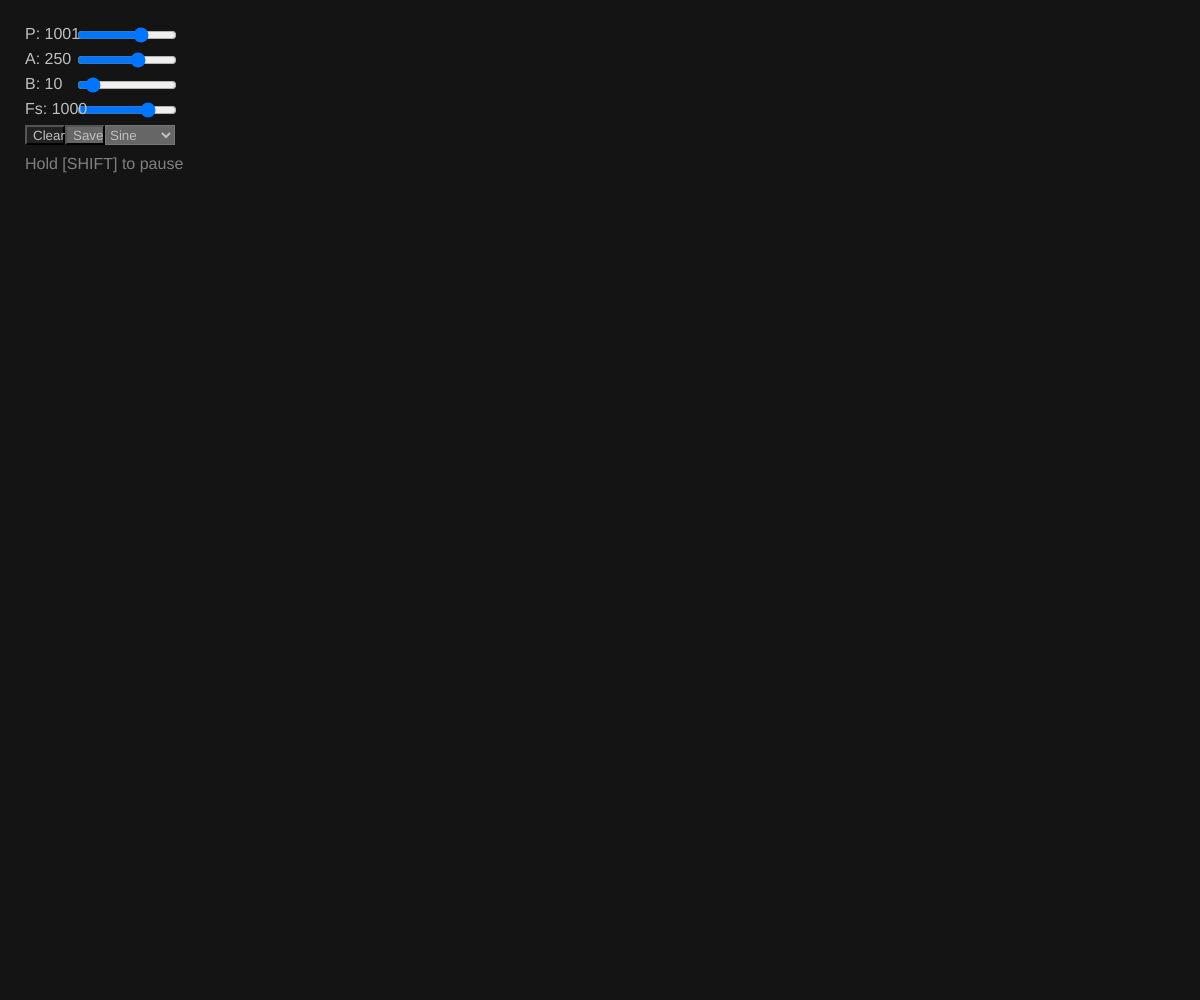
Frame 1 (no input)
Frame 60 (no input): identical to frame 1, image omitted
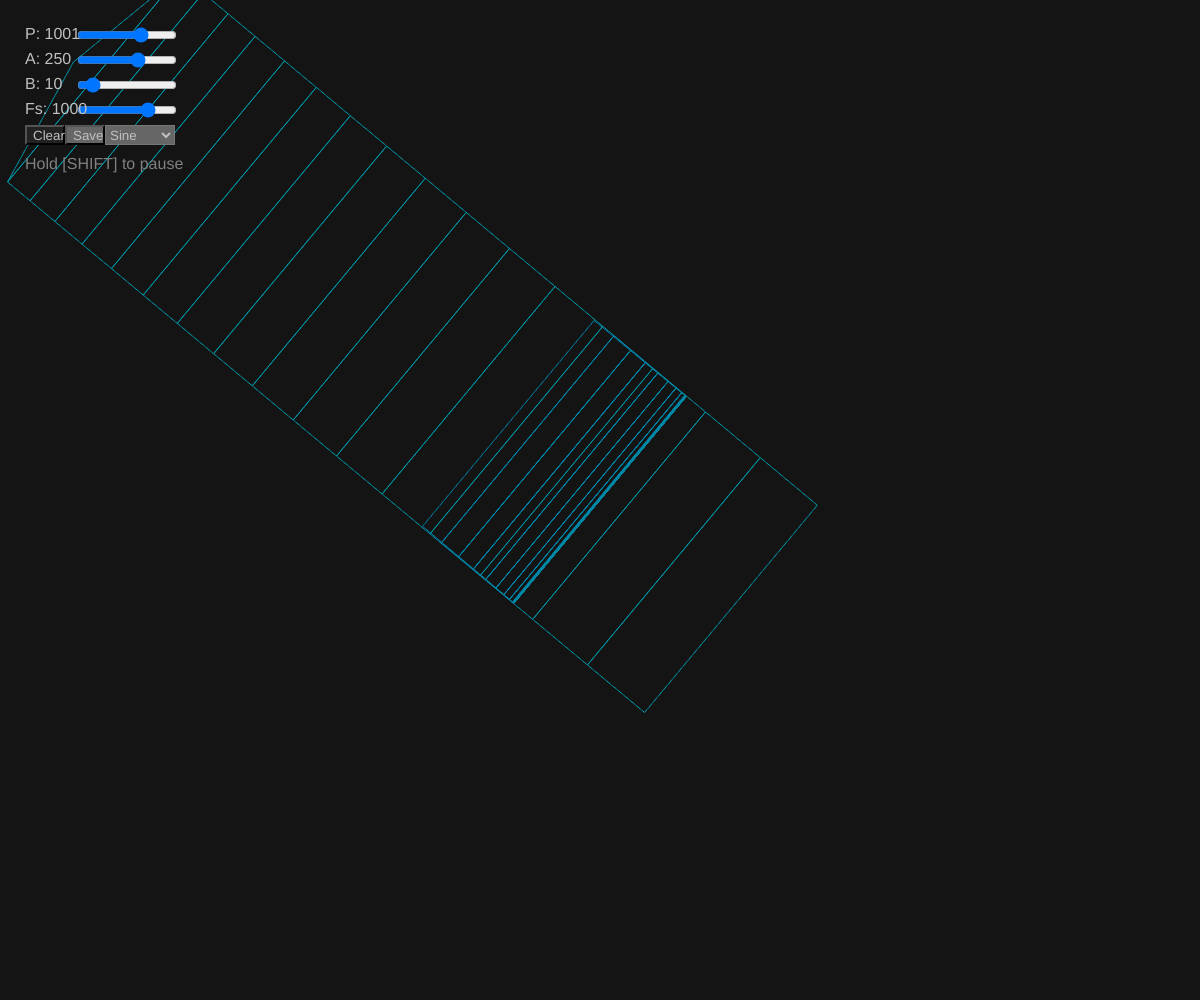
Frame 120 (the mouse pressed at the canvas centre since frame 60)

The p5.js sketch that drew these frames (run headless with seeded random() and noise() and a simulated clock; from frame 60 on, the mouse is pressed at the canvas centre):

// p5.js sketch
// ── sketch.js
/* ###### CONFIG ###### */
var period = 1000;
var amp = 250;
var base = 10;

var sFreq = 2000;

var hueRate = 180;

var mode = 0;

/* ###### ADVANCED ##### */
var debug = true;
var debugClr = true;

var mSmooth = 1;

/* ###### GLOBALS ###### */
var pdY, pdX, dY, dX, aX, aY, dT, m;
var hue = 0;
var reader;

var pause = false;

/* ##### MAIN CODE ##### */

function onDraw() { // Called 60 times a second
	colorMode(RGB);
	noStroke();
	fill(0, 0, 0, 127 * dT);
	rect(0, 0, windowWidth, windowHeight);

	colorMode(HSB);
	hue = (hue + 10 - random(20)) % 360;
	stroke(hue, 200, 127);
	//fill(hue, 200, 127);
}

function drawChunk(count) {
	// Clamp count to be safe
	console.log("Draw " + count);

	// Continue
	var n1 = new Array(count);
	var n2 = new Array(count);

	var mStart = m - dT * 1000;
	for (var i = 0; i <= count; i++) {
		var l = i / (count - 1);
		var lcos = sin(l * PI / 2);
		var tsim = mStart + (i / count * dT * 1000);

		var a = base + amp / 4 * (1 + envelope((tsim % period) / period * TWO_PI));

		var dir = new Vector2(lerp(pdX, dX, lcos), lerp(pdY, dY, lcos));
		dir.normalize();


		var lsq =  .5 * sq(l - .5);
		var x = lerp(pmouseX, mouseX, l) + aX * lsq;
		var y = lerp(pmouseY, mouseY, l) + aY * lsq;

		var center = new Vector2(x, y);

		n1[i] = new Vector2(center.x + a * dir.y, center.y - a * dir.x);
		n2[i] = new Vector2(center.x - a * dir.y, center.y + a * dir.x);
	}

	//colorMode(HSB);
	//fill(hue, 200, 127);
	// Draw quads
	for (var i = 1; i <= count; i++) {
		quad(n1[i - 1].x, n1[i - 1].y, n2[i - 1].x, n2[i - 1].y, n2[i].x, n2[i].y, n1[i].x, n1[i].y);
	}
}

function envelope(t) { // t goes from 0 to TWO_PI
	switch (mode) {
		case 0: // sine
		default:
			return cos(t);
			break;
		case 1: // Tan
			return tan(t) / 2; // Prevent infinite
			break;
		case 2: // square
			return t <= PI ? 1 : -1;
			break;
		case 3: // triangle
			return t <= PI ? -1 + t / HALF_PI : 1 - (t - PI) / HALF_PI;
			break;
		case 4: // saw
			return -1 + t / PI;
			break;
		case 5: // invsaw
			return 1 - t / PI;
			break;
		case 6: // random
			return random(-1, 1);
			break;
	}
}

/* ##################### */

function setup() {
	// Create window
	createCanvas(windowWidth, windowHeight);
	background(20);

	createDom();

	dY = 0;
	dX = 0;
	dT = 0;
	hue = 0;
	m = millis();

	__x = mouseX;
	__y = mouseY;

	colorMode(HSB);

	angleMode(RADIANS);

	smooth();
}

var _ts = 0;
var ct = 0;

function draw() {
	if (debugClr) console.clear();

	updateGlobals();

	if (keyIsDown(SHIFT)) return;

	onDraw();

	// Calculate rays to draw
	_ts += dT;
	var _cts = floor(_ts * sFreq);
	_ts -= _cts / sFreq;

	_cts = constrain(_cts, 0, 1000);

	if (sq(dX) + sq(dY) >= dT * dT) drawChunk(_cts);

	ct += _cts;

	if (debug) onDebug();
}


var __x, __y;

function updateGlobals() {
	pdY = dY;
	dT = (millis() - m) / 1000;
	pdX = dX;

	var __ms = mSmooth * dT;
	dY = (1 - __ms) * (mouseY - __y) + __ms * dY;
	dX = (1 - __ms) * (mouseX - __x) + __ms * dX;
	aX = dX - pdX;
	aY = dY - pdY;
	m = millis();

	__x = mouseX;
	__y = mouseY;

	hue = (hue + hueRate * dT) % 360;
}

/* ####### UTIL ######## */
function Vector2(x, y) {
	this.x = x;
	this.y = y;

	this.normalize = function() {
		if (this.x == 0 && this.y == 0) {
			return;
		}
		var m = this.magnitude();
		this.x /= m;
		this.y /= m;
	}

	this.magnitude = function() {
		return sqrt((x * x) + (y * y));
	}
}

/* ####### DOM ######### */

var periodLabel, ampLabel, baseLabel, sampleLabel, pauseLabel;
var periodSlider, ampSlider, baseSlider, sampleSlider;
var clearButton, saveButton;
var modeSelect;
var fpAdj = 300;

function createDom() {
	var sliderWidth;
	if (windowWidth * .075 < 100) sliderWidth = '100px';
	else sliderWidth = '7.5%';

	periodSlider = createSlider(fpAdj * log(10), fpAdj * log(10000), fpAdj * log(1000));
	periodSlider.position(75, 25);
	periodSlider.style('width', sliderWidth);
	periodSlider.changed(refreshVars);

	ampSlider = createSlider(0, 400, 250);
	ampSlider.position(75, 50);
	ampSlider.style('width', sliderWidth);
	ampSlider.changed(refreshVars);

	baseSlider = createSlider(0, 100, 10);
	baseSlider.position(75, 75);
	baseSlider.style('width', sliderWidth);
	baseSlider.changed(refreshVars);

	sampleSlider = createSlider(fpAdj * log(120), fpAdj * log(2000), fpAdj * log(1000));
	sampleSlider.position(75, 100);
	sampleSlider.style('width', sliderWidth);
	sampleSlider.changed(refreshVars);

	periodLabel = createSpan('');
	periodLabel.position(25, 25);
	periodLabel.style('font-size', 12);
	periodLabel.style('font-family', 'sans-serif');
	periodLabel.style('color', 'silver');

	ampLabel = createSpan('');
	ampLabel.position(25, 50);
	ampLabel.style('font-size', 12);
	ampLabel.style('font-family', 'sans-serif');
	ampLabel.style('color', 'silver');

	baseLabel = createSpan('');
	baseLabel.position(25, 75);
	baseLabel.style('font-size', 12);
	baseLabel.style('font-family', 'sans-serif');
	baseLabel.style('color', 'silver');

	sampleLabel = createSpan('');
	sampleLabel.position(25, 100);
	sampleLabel.style('font-size', 12);
	sampleLabel.style('font-family', 'sans-serif');
	sampleLabel.style('color', 'silver');

	pauseLabel = createSpan('Hold [SHIFT] to pause');
	pauseLabel.position(25, 155);
	pauseLabel.style('font-size', 12);
	pauseLabel.style('font-family', 'sans-serif');
	pauseLabel.style('color', 'grey');

	clearButton = createButton('Clear');
	clearButton.position(25, 125);
	clearButton.style('width', '40px');
	clearButton.style('height', '20px');
	clearButton.style('background', '#222');
	clearButton.style('color', 'silver');
	clearButton.mouseClicked(clearCanvas);

	saveButton = createButton('Save');
	saveButton.position(65, 125);
	saveButton.style('width', '40px');
	saveButton.style('height', '20px');
	saveButton.style('background', '#666');
	saveButton.style('color', 'silver');
	saveButton.mouseClicked(saveImage);

	modeSelect = createSelect();
	modeSelect.position(105, 125);
	modeSelect.option('Sine');
	modeSelect.option('Tan');
	modeSelect.option('Square');
	modeSelect.option('Triangle');
	modeSelect.option('Saw');
	modeSelect.option('InvSaw');
	modeSelect.option('Random');
	modeSelect.style('width', '70px');
	modeSelect.style('height', '20px');
	modeSelect.style('background', '#666');
	modeSelect.style('color', 'silver');
	modeSelect.changed(refreshVars);

	refreshVars();
}

function refreshVars() {
	period = exp(periodSlider.value() / fpAdj);
	amp = ampSlider.value();
	base = baseSlider.value();
	sFreq = exp(sampleSlider.value() / fpAdj);

	periodLabel.html('P: ' + round(period));
	ampLabel.html('A: ' + round(amp));
	baseLabel.html('B: ' + round(base));
	sampleLabel.html('Fs: ' + round(sFreq));

	switch (modeSelect.value().toLowerCase()) {
		case 'sine':
		default:
			mode = 0;
			break;
		case 'tan':
			mode = 1
			break;
		case 'square':
			mode = 2;
			break;
		case 'triangle':
			mode = 3;
			break;
		case 'saw':
			mode = 4;
			break;
		case 'invsaw':
			mode = 5;
			break;
		case 'random':
			mode = 6;
			break;
	}
}

function clearCanvas() {
	background(10);
}

function saveImage() {
	saveImage('waveform_drawing', 'png');
}

/* ####### DEBUG ####### */

function onDebug() {
	console.log('period:' + period + '\namp:' + amp + '\nbase:' + base + '\nsample:' + sFreq);
	console.log("dY:" + round(dY * 10) / 10 + "\tdX:" + round(dX * 10) / 10 + "\ndT:" + round(dT * 10000) / 10000 + "\nHue:" + round(hue));
}
